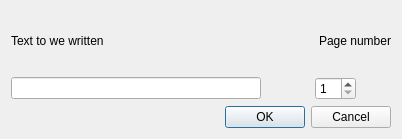
<?xml version="1.0" encoding="UTF-8"?>
<ui version="4.0">
 <class>WriteNotepadDialog</class>
 <widget class="QDialog" name="WriteNotepadDialog">
  <property name="geometry">
   <rect>
    <x>0</x>
    <y>0</y>
    <width>402</width>
    <height>139</height>
   </rect>
  </property>
  <property name="windowTitle">
   <string>Dialog</string>
  </property>
  <layout class="QGridLayout" name="gridLayout">
   <item row="0" column="0">
    <widget class="QLabel" name="notepadTextLabel">
     <property name="text">
      <string>Text to we written</string>
     </property>
    </widget>
   </item>
   <item row="0" column="1" colspan="2">
    <spacer name="horizontalSpacer_3">
     <property name="orientation">
      <enum>Qt::Horizontal</enum>
     </property>
     <property name="sizeHint" stdset="0">
      <size>
       <width>205</width>
       <height>20</height>
      </size>
     </property>
    </spacer>
   </item>
   <item row="0" column="3">
    <widget class="QLabel" name="label_2">
     <property name="text">
      <string>Page number</string>
     </property>
    </widget>
   </item>
   <item row="1" column="0" colspan="4">
    <layout class="QHBoxLayout" name="horizontalLayout_3">
     <item>
      <widget class="QLineEdit" name="notepadText">
       <property name="minimumSize">
        <size>
         <width>250</width>
         <height>0</height>
        </size>
       </property>
      </widget>
     </item>
     <item>
      <spacer name="horizontalSpacer">
       <property name="orientation">
        <enum>Qt::Horizontal</enum>
       </property>
       <property name="sizeHint" stdset="0">
        <size>
         <width>48</width>
         <height>20</height>
        </size>
       </property>
      </spacer>
     </item>
     <item>
      <widget class="QSpinBox" name="notepadPageNo">
       <property name="minimum">
        <number>1</number>
       </property>
       <property name="maximum">
        <number>16</number>
       </property>
      </widget>
     </item>
     <item>
      <spacer name="horizontalSpacer_2">
       <property name="orientation">
        <enum>Qt::Horizontal</enum>
       </property>
       <property name="sizeHint" stdset="0">
        <size>
         <width>35</width>
         <height>20</height>
        </size>
       </property>
      </spacer>
     </item>
    </layout>
   </item>
   <item row="2" column="0" colspan="2">
    <spacer name="horizontalSpacer_4">
     <property name="orientation">
      <enum>Qt::Horizontal</enum>
     </property>
     <property name="sizeHint" stdset="0">
      <size>
       <width>203</width>
       <height>20</height>
      </size>
     </property>
    </spacer>
   </item>
   <item row="2" column="2" colspan="2">
    <widget class="QDialogButtonBox" name="buttonBox">
     <property name="orientation">
      <enum>Qt::Horizontal</enum>
     </property>
     <property name="standardButtons">
      <set>QDialogButtonBox::Cancel|QDialogButtonBox::Ok</set>
     </property>
    </widget>
   </item>
  </layout>
 </widget>
 <resources/>
 <connections>
  <connection>
   <sender>buttonBox</sender>
   <signal>accepted()</signal>
   <receiver>WriteNotepadDialog</receiver>
   <slot>accept()</slot>
   <hints>
    <hint type="sourcelabel">
     <x>248</x>
     <y>254</y>
    </hint>
    <hint type="destinationlabel">
     <x>157</x>
     <y>274</y>
    </hint>
   </hints>
  </connection>
  <connection>
   <sender>buttonBox</sender>
   <signal>rejected()</signal>
   <receiver>WriteNotepadDialog</receiver>
   <slot>reject()</slot>
   <hints>
    <hint type="sourcelabel">
     <x>316</x>
     <y>260</y>
    </hint>
    <hint type="destinationlabel">
     <x>286</x>
     <y>274</y>
    </hint>
   </hints>
  </connection>
 </connections>
</ui>
